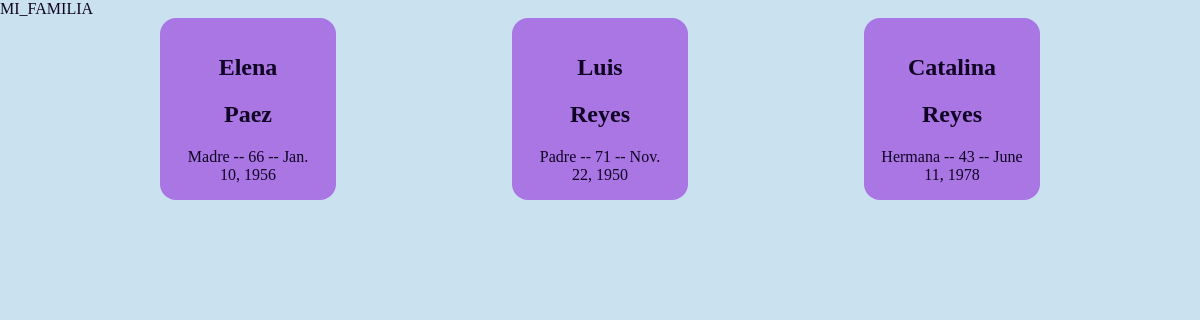
The app's page /familiares/ with its own data.
### Familiapp/models.py (models this page shows)
class Familiares(models.Model):
    nombre= models.CharField(max_length=20)
    apellido= models.CharField(max_length=20)
    parentezco= models.CharField(max_length=20)
    edad= models.IntegerField()
    fechaNacimiento= models.DateField()

### Familiapp/views.py (the view)
# urls.py: path('familiares/', familiares)
def familiares(request):
    familiares = Familiares.objects.all()
    return render(request, 'Familiapp.html', {'familiares': familiares})

### Familiapp/Templates/Familiapp.html
{% extends "layout.html" %}
{% block content %}
    <div class="container">
        {% for i in familiares %}
            <a href="/">
                <div class="card">
                    <h2>{{i.nombre}}</h2> <h2>{{i.apellido}}</h2>
                    <span>{{i.parentezco}} </span> --
                    <span>{{i.edad}} </span> --
                    <span>{{i.fechaNacimiento}} </span>
                </div>
            </a>
        {% endfor %}
    </div>
{% endblock %}

### Familiapp/Templates/layout.html (shortened to what this page needs)
<!DOCTYPE html>
<html lang="en">
<head>
</head>
<body>
    <div class=""navbar"><a href="/familiares">MI_FAMILIA</a></div>
    {% block content %}
    {% endblock %}
</body>
</html>

### Familiapp/Templates/layout.html (style rules this page uses)
body { color: white; background:rgb(202, 226, 240); margin: 0; }
.container { display: flex; justify-content: space-evenly; width: 100vw; gap: 1rem; }
.card { background: rgb(169, 118, 228); border-radius: 1rem; padding: 1rem; width: 9rem; text-align: center; }
a { text-decoration: none; color: rgb(15, 2, 34); }

### records on screen
Familiares: nombre "Elena", apellido "Paez", parentezco "Madre", edad "66", fechaNacimiento "Jan. 10, 1956"
Familiares: nombre "Luis", apellido "Reyes", parentezco "Padre", edad "71", fechaNacimiento "Nov. 22, 1950"
Familiares: nombre "Catalina", apellido "Reyes", parentezco "Hermana", edad "43", fechaNacimiento "June 11, 1978"
